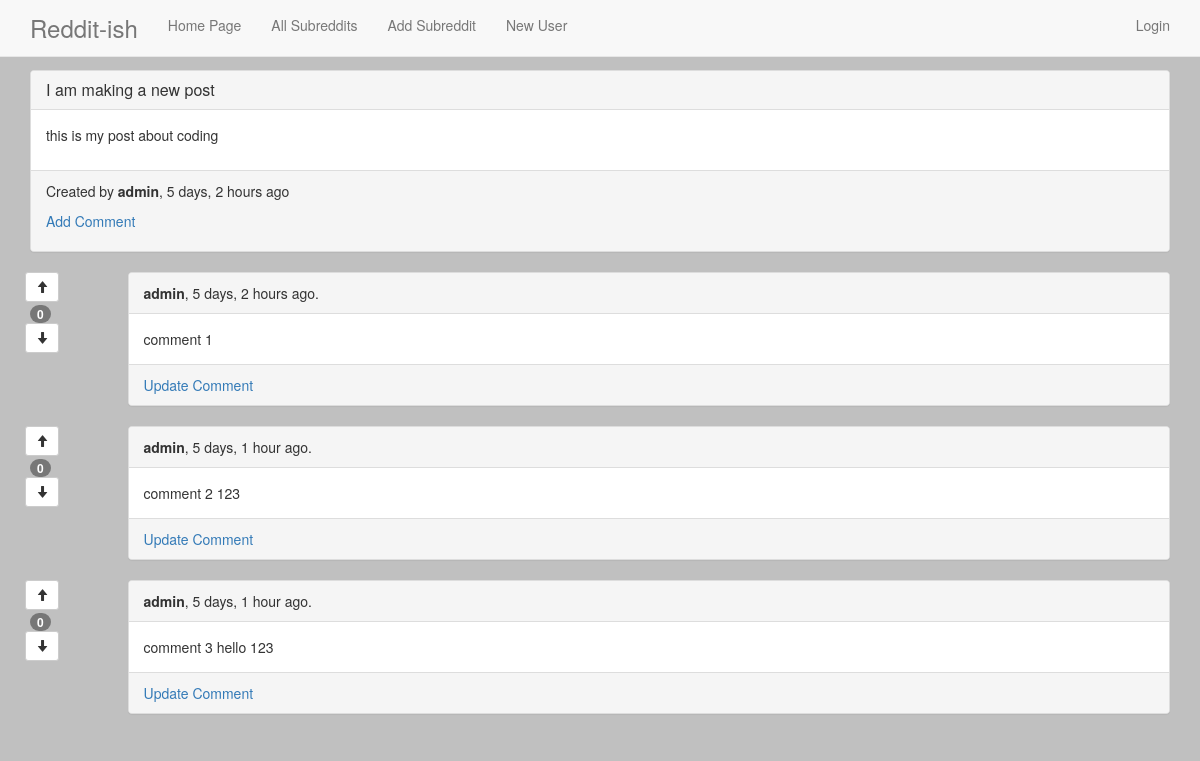
/post/57/, run on an earlier commit of the app's database.
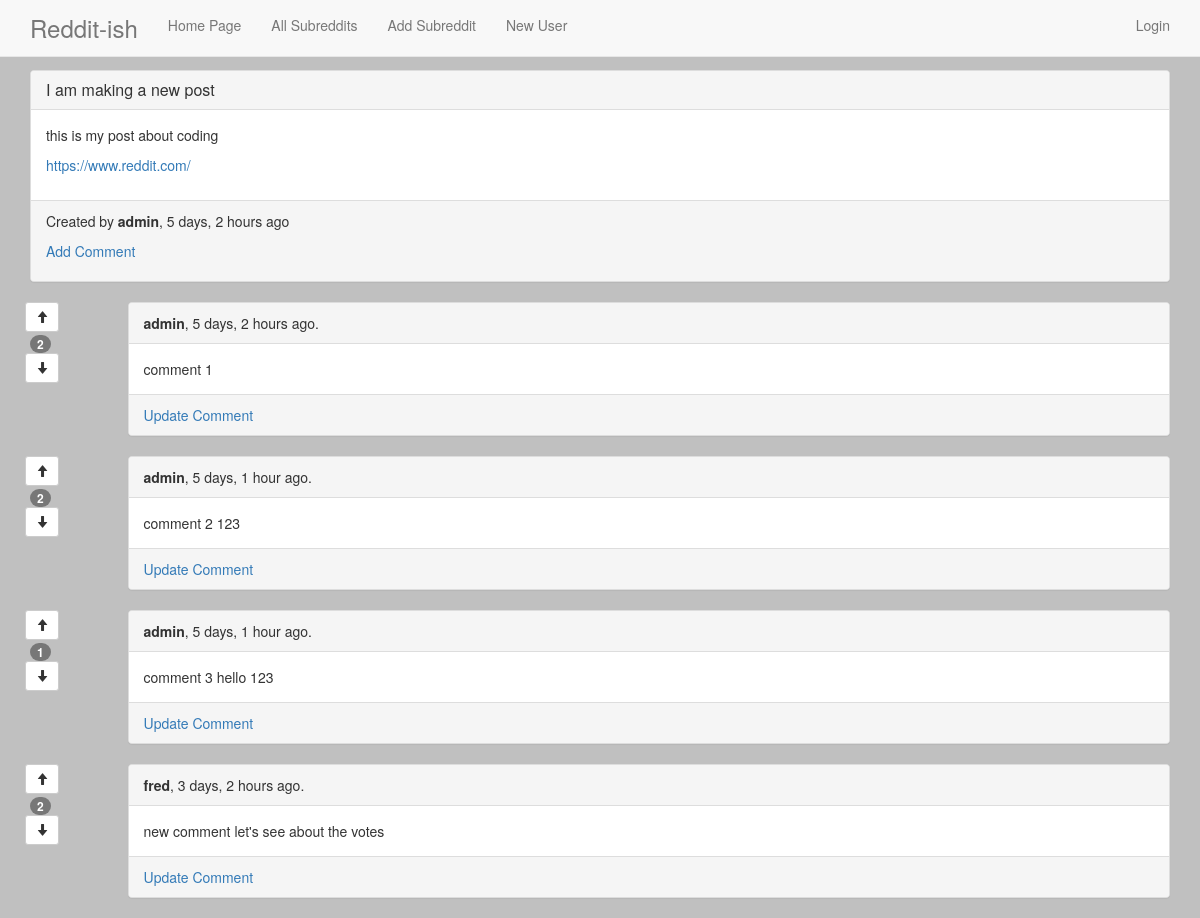
And on a later commit of the database.
### reddit_app/models.py (models this page shows, shortened)
class Post(models.Model):
    title = models.CharField(max_length=175)
    description = models.CharField(max_length=255)
    url = models.URLField(null=True, blank=True)
    creation_time = models.DateTimeField(auto_now_add=True)
    modification_time = models.DateTimeField(auto_now=True)
    subreddit = models.ForeignKey(Subreddit)
    user = models.ForeignKey(User)
    class Meta:
        ordering = ("-creation_time",)
    def all_comments(self):
        return self.comment_set.all()
    def __str__(self):
        return self.title

class Comment(models.Model):
    text = models.TextField(max_length=255)
    user = models.ForeignKey(User)
    post = models.ForeignKey(Post)
    created_time = models.DateTimeField(auto_now_add=True)
    modified_time = models.DateTimeField(auto_now=True)
    @property
    def score(self):
        return sum([comment_obj.comment_score for comment_obj in self.commentvote_set.all()])

class CommentVote(models.Model):
    user = models.ForeignKey(User)
    comment = models.ForeignKey(Comment)
    value = models.BooleanField()
    class Meta:
        unique_together = ('user', 'comment')
    @property
    def comment_score(self):
        if self.value:
            return 1
        return -1

### reddit_app/views.py (the view)
# urls.py: url(r'^post/(?P<pk>\d+)/$', PostDetailView.as_view(), name='post_detail_view'),
class PostDetailView(DetailView):
    model = Post

### templates/reddit_app/post_detail.html (shortened to what this page needs)
{% extends 'base.html' %}
{% block content %}
<div class="panel panel-default">
    <div class="panel-heading">
        <h3 class="panel-title">{{ object }}</a></h3>
    </div>
    <div class="panel-body">
        <p>
            {{ object.description }}
        </p>
        {% if object.url %}
        <p>
            <a href="{{ object.url }}">{{ object.url }}</a>
        </p>
        {% endif %}
    </div>
    <div class="panel-footer">
    <p>
        Created by <b>{{ object.user }}</b>, {{ object.creation_time|timesince }} ago
    </p>
    <p>
        <a href="{% url 'comment_create_view' object.id %}">Add Comment</a>
    </p>
    </div>
</div>
<div class="row">
{% for comment in object.all_comments %}
<div class="col-sm-1">
  <div class="row center-block">
    <div class="col">
    <div class="btn-toolbar" role='group'>
      <form class="" action="{% url 'comment_upvote_view' comment.id %}" method="post">
        <button type="submit" class='btn btn-default btn-sm'>
          <span class="glyphicon glyphicon-arrow-up" aria-hidden="true"></span>
        </button>
      </form>
    </div>
  </div>
  </div>
  <div class="row center-block">
    <div class="col">
      <span class="badge">{{ comment.score }}</span>
    </div>
  </div>
  <div class="row center-block">
    <div class="col">
    <div class="btn-toolbar" role='group'>
      <form class="" action="{% url 'comment_downvote_view' comment.id %}" method="post">
        <button type="submit" class='btn btn-default btn-sm'>
          <span class="glyphicon glyphicon-arrow-down" aria-hidden="true"></span>
        </button>
      </form>
    </div>
  </div>
  </div>
</div>
<div class="col-sm-11">
<div class="panel panel-default">
    <div class="panel-heading">
        <b>{{ comment.user }}</b>, {{ comment.created_time|timesince }} ago.
    </div>
    <div class="panel-body">
        {{ comment.text }}
    </div>
    <div class="panel-footer">
        <a href="{% url 'comment_update_view' comment.id %}">Update Comment</a>
    </div>
</div>
</div>
{% endfor %}
</div>
{% endblock %}

### templates/base.html (shortened to what this page needs)
{% load staticfiles %}
<!DOCTYPE html>
<html>
    <head>
        <link rel="stylesheet" href="{% static 'css/bootstrap.css' %}" media="screen" title="no title">
    </head>
    <body>
            <nav class="navbar navbar-default navbar-fixed-top">
              <div class="container-fluid">
                <ul class='nav navbar-nav'>
                  <li><h3 class="pull-right navbar-text">Reddit-ish</h3></li>
                  <li><a href="{% url 'index_view' %}">Home Page</a></li>
                  <li><a href="{% url 'subreddit_view' %}">All Subreddits</a></li>
                  <li><a href="{% url 'subreddit_create_view' %}">Add Subreddit</a></li>
                  <li><a href="{% url 'user_create_view' %}">New User</a></li>
                </ul>
                <ul class="nav navbar-nav pull-right">
                {% if not request.user.is_authenticated %}
                  <li><a href="{% url 'login' %}">Login</a></li>
                {% else %}
                  <li><a href="{% url 'logout' %}?next={% url 'index_view' %}">Logout</a></li>
                  <li class="clearfix"><h5 class="pull-right navbar-text">You are logged in as: {{ request.user }}</h5></li>
                {% endif %}
              </ul>
              </div>
            </nav>
        <div class="container">
            {% block content %}
            {% endblock %}
        </div>
    </body>
</html>

### templates/base.html (style rules this page uses)
body { background-color: silver; padding-top: 70px; }

What changed in the data, as far as the page shows it:
changed Post "I am making a new post": url (not shown) → "https://www.reddit.com/"
computed for Comment "5 days, 2 hours": score "0" → "2"
computed for Comment "comment 2 123": score "0" → "2"
computed for Comment "comment 3 hello 123": score "0" → "1"
added Comment: score "2", user "fred", created_time "3 days, 2 hours", text "new comment let's see about the votes"
